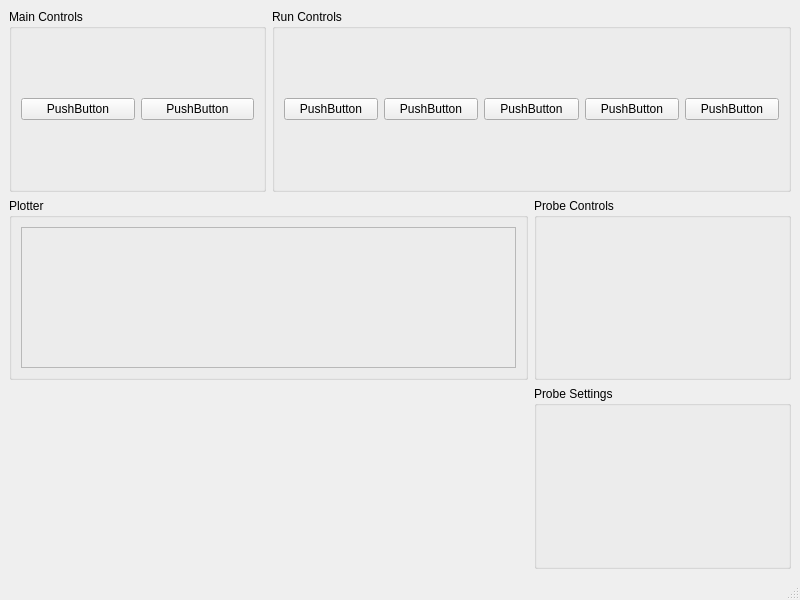
<?xml version="1.0" encoding="UTF-8"?>
<ui version="4.0">
 <class>MainWindow</class>
 <widget class="QMainWindow" name="MainWindow">
  <property name="geometry">
   <rect>
    <x>0</x>
    <y>0</y>
    <width>800</width>
    <height>600</height>
   </rect>
  </property>
  <property name="windowTitle">
   <string>MainWindow</string>
  </property>
  <widget class="QWidget" name="centralwidget">
   <layout class="QGridLayout" name="gridLayout_4">
    <item row="0" column="0">
     <widget class="QGroupBox" name="groupBox">
      <property name="title">
       <string>Main Controls</string>
      </property>
      <layout class="QGridLayout" name="gridLayout_2">
       <item row="0" column="0">
        <widget class="QPushButton" name="pushButton_6">
         <property name="text">
          <string>PushButton</string>
         </property>
        </widget>
       </item>
       <item row="0" column="1">
        <widget class="QPushButton" name="pushButton_7">
         <property name="text">
          <string>PushButton</string>
         </property>
        </widget>
       </item>
      </layout>
     </widget>
    </item>
    <item row="0" column="1" colspan="2">
     <widget class="QGroupBox" name="groupBox_2">
      <property name="title">
       <string>Run Controls</string>
      </property>
      <layout class="QGridLayout" name="gridLayout_3">
       <item row="0" column="0">
        <widget class="QPushButton" name="pushButton">
         <property name="text">
          <string>PushButton</string>
         </property>
        </widget>
       </item>
       <item row="0" column="1">
        <widget class="QPushButton" name="pushButton_2">
         <property name="text">
          <string>PushButton</string>
         </property>
        </widget>
       </item>
       <item row="0" column="2">
        <widget class="QPushButton" name="pushButton_3">
         <property name="text">
          <string>PushButton</string>
         </property>
        </widget>
       </item>
       <item row="0" column="3">
        <widget class="QPushButton" name="pushButton_4">
         <property name="text">
          <string>PushButton</string>
         </property>
        </widget>
       </item>
       <item row="0" column="4">
        <widget class="QPushButton" name="pushButton_5">
         <property name="text">
          <string>PushButton</string>
         </property>
        </widget>
       </item>
      </layout>
     </widget>
    </item>
    <item row="1" column="0" colspan="2">
     <widget class="QGroupBox" name="groupBox_3">
      <property name="title">
       <string>Plotter</string>
      </property>
      <layout class="QGridLayout" name="gridLayout">
       <item row="0" column="0">
        <widget class="QFrame" name="frame">
         <property name="frameShape">
          <enum>QFrame::StyledPanel</enum>
         </property>
         <property name="frameShadow">
          <enum>QFrame::Raised</enum>
         </property>
        </widget>
       </item>
      </layout>
     </widget>
    </item>
    <item row="1" column="2">
     <widget class="QGroupBox" name="groupBox_5">
      <property name="title">
       <string>Probe Controls</string>
      </property>
     </widget>
    </item>
    <item row="2" column="2">
     <widget class="QGroupBox" name="groupBox_6">
      <property name="title">
       <string>Probe Settings</string>
      </property>
     </widget>
    </item>
   </layout>
  </widget>
  <widget class="QMenuBar" name="menubar">
   <property name="geometry">
    <rect>
     <x>0</x>
     <y>0</y>
     <width>800</width>
     <height>24</height>
    </rect>
   </property>
  </widget>
  <widget class="QStatusBar" name="statusbar"/>
 </widget>
 <resources/>
 <connections/>
</ui>
